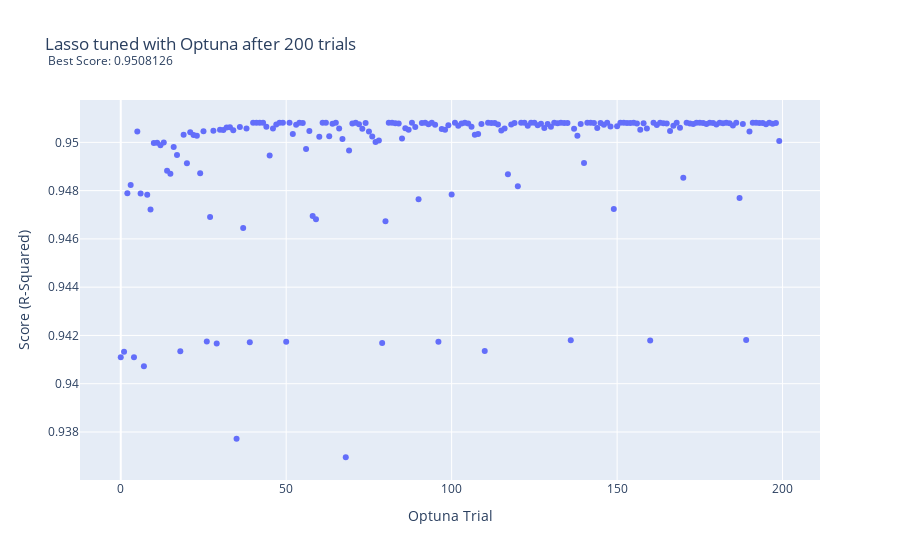

Notebook code cell kept with this figure:
### Code cell
fig = px.scatter(optuna_lasso,
                 x="Trial", 
                 y="Score", 
                 hover_data=['Parameters'],
                labels = {'Trial': 'Optuna Trial', 'Score': 'Score (R-Squared)'},
                title = 'Lasso tuned with Optuna after 200 trials  <br><sup> Best Score: 0.9508126</sup>')

fig.update_layout(
    hoverlabel=dict(
        bgcolor="white",
        font_size=8,
        font_family="Rockwell"
    )
)

fig.show()

fig.write_image("images/lasso_optuna.png")

### Figure 1 — Plotly figure (JSON) as saved in the notebook; plotly's stock layout.template omitted (floating-point values rounded to 4 significant figures; data arrays with more than 128 entries replaced by an {"elided": "..."} marker saying what was removed)
{"data": [{"customdata": {"elided": "200 rows, 1566 mixed values in total"}, "hovertemplate": "Optuna Trial=%{x}<br>Score (R-Squared)=%{y}<br>Parameters=%{customdata[0]}<extra></extra>", "legendgroup": "", "marker": {"color": "#636efa", "symbol": "circle"}, "mode": "markers", "name": "", "orientation": "v", "showlegend": false, "type": "scatter", "x": {"elided": "200 int values"}, "xaxis": "x", "y": {"elided": "200 float values"}, "yaxis": "y"}], "layout": {"hoverlabel": {"bgcolor": "white", "font": {"family": "Rockwell", "size": 8}}, "legend": {"tracegroupgap": 0}, "title": {"text": "Lasso tuned with Optuna after 200 trials  <br><sup> Best Score: 0.9508126</sup>"}, "xaxis": {"anchor": "y", "domain": [0, 1], "title": {"text": "Optuna Trial"}}, "yaxis": {"anchor": "x", "domain": [0, 1], "title": {"text": "Score (R-Squared)"}}}}
